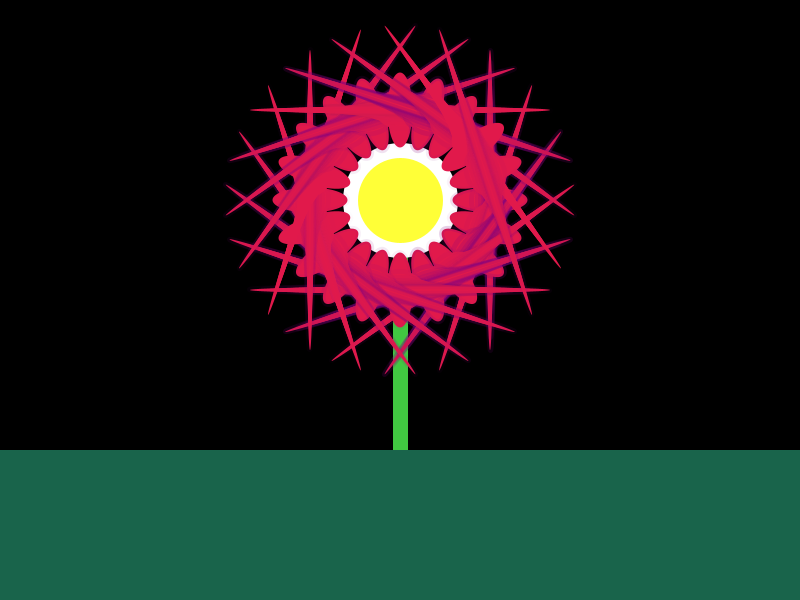
Frame 1 (no input)
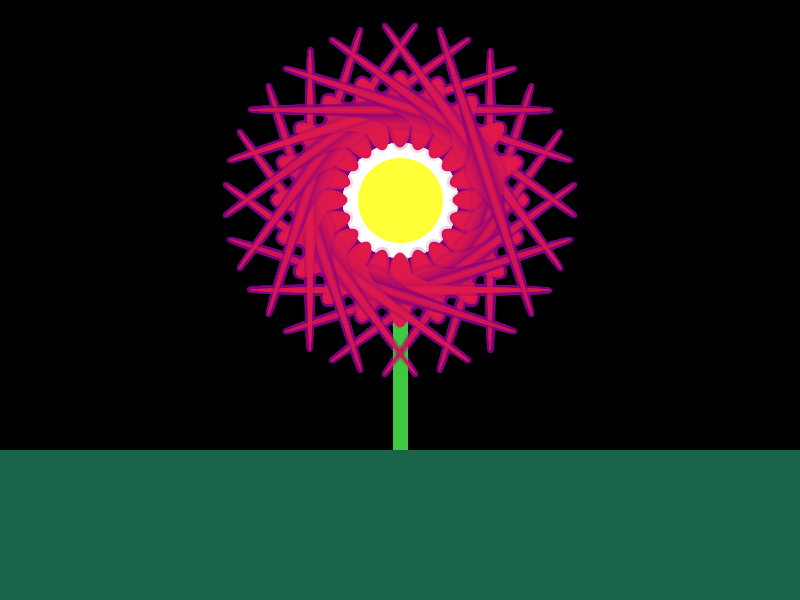
Frame 60 (the mouse pressed at the canvas centre just before this capture)
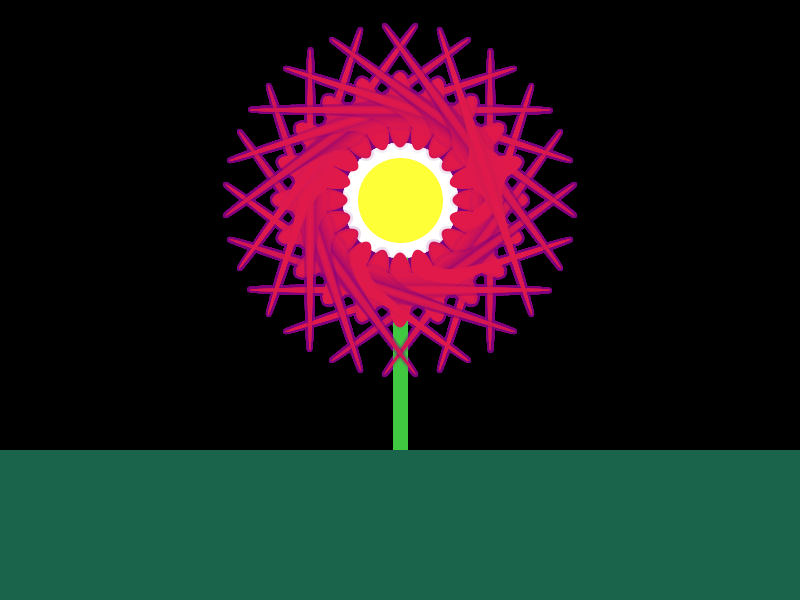
Frame 120 (the mouse held since frame 60 and released just before this capture)

The Processing sketch that drew these frames (run headless with seeded random() and noise(); from frame 60 on, the mouse is pressed at the canvas centre):

// Processing sketch: processing_1865
// ── processing_1865.pde

void setup(){

  size(800,600);
  background(0);

}

void draw(){

  translate(width/2,height/2);
  //palo de la flor
  stroke(65,200,65);
  strokeWeight(15);
  line(0,-150,0,150);
  fill(25,100,75);

  //suelo
  noStroke();
  rectMode(CENTER);
  rect(0,250,800,200);

  //bola amarilla
  stroke(255);
  fill(255,255,55);
  ellipse(0,-100,100,100);


  //petalos
  int i;
  float j;


  translate(0,-100);
  for (i = 0; i < 20; i++){
    pushMatrix();
    stroke(125,0,125,random(50));
    strokeWeight(5);
    fill(225,25,75);
    rotate(TWO_PI/20*i);
    for (j = 0; j <13;j++){
      ellipse(90,0,75/j,25*j);
    }
    popMatrix();
  }

}
